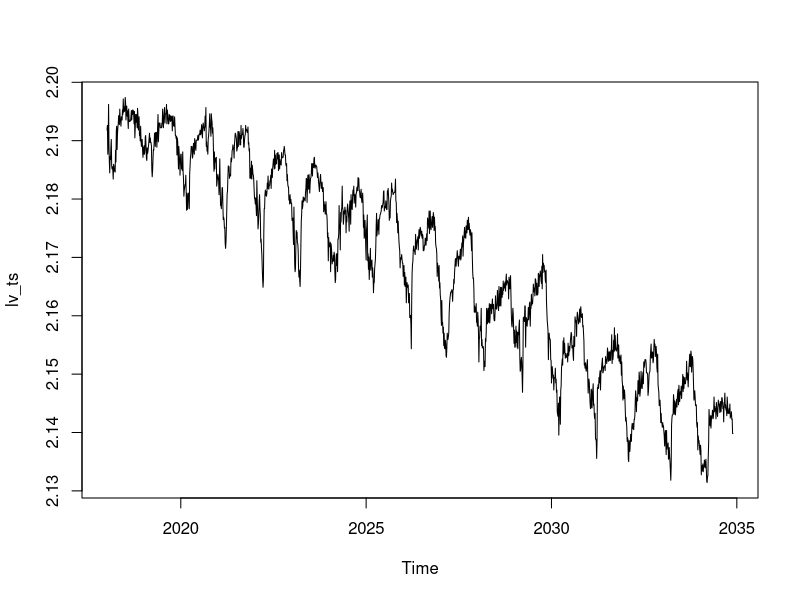
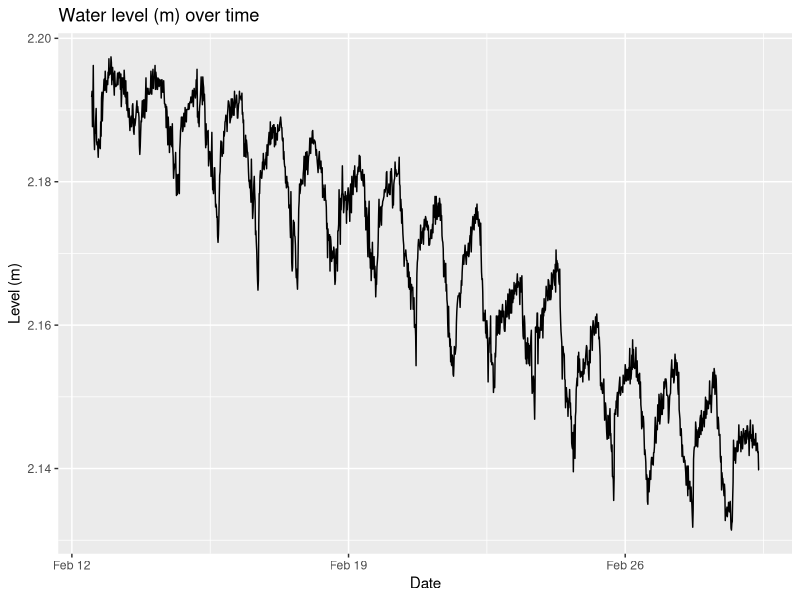
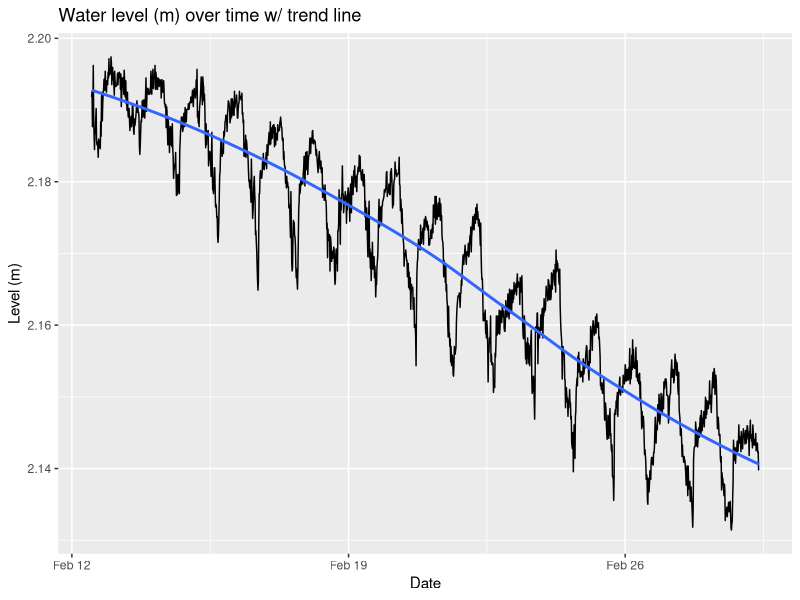
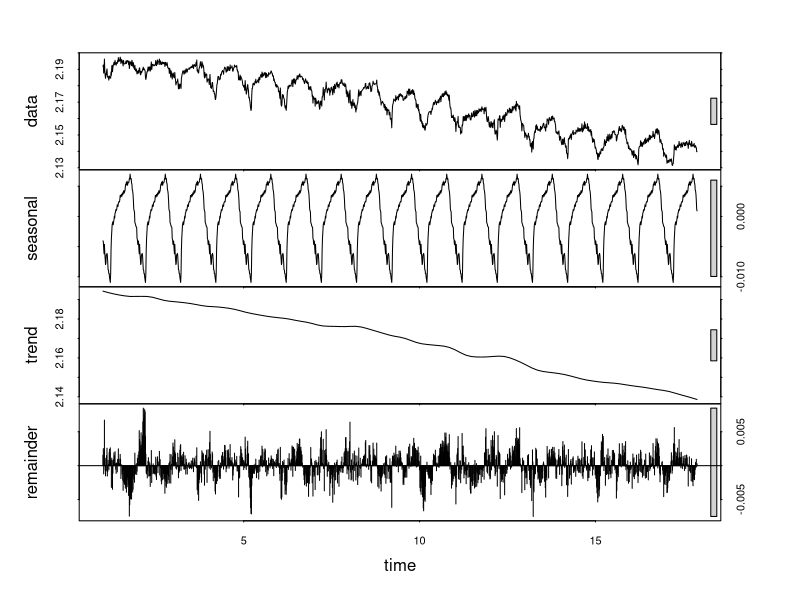
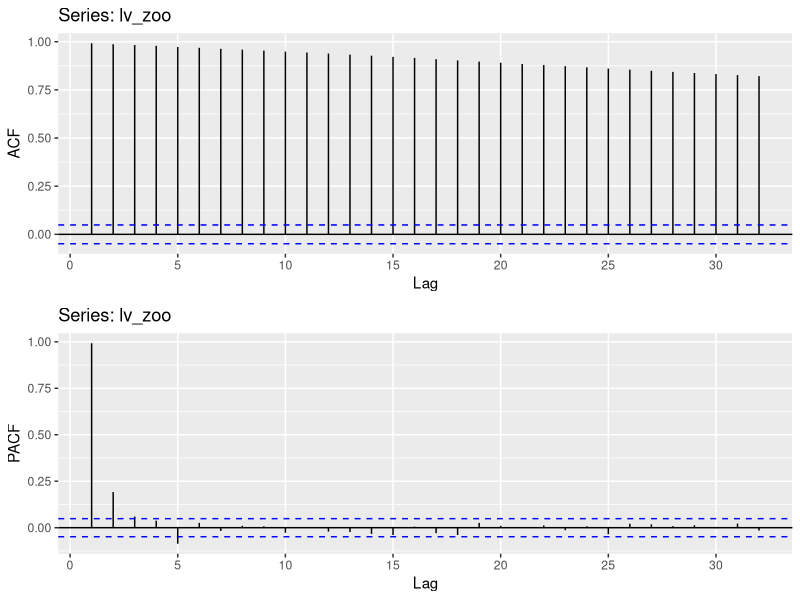
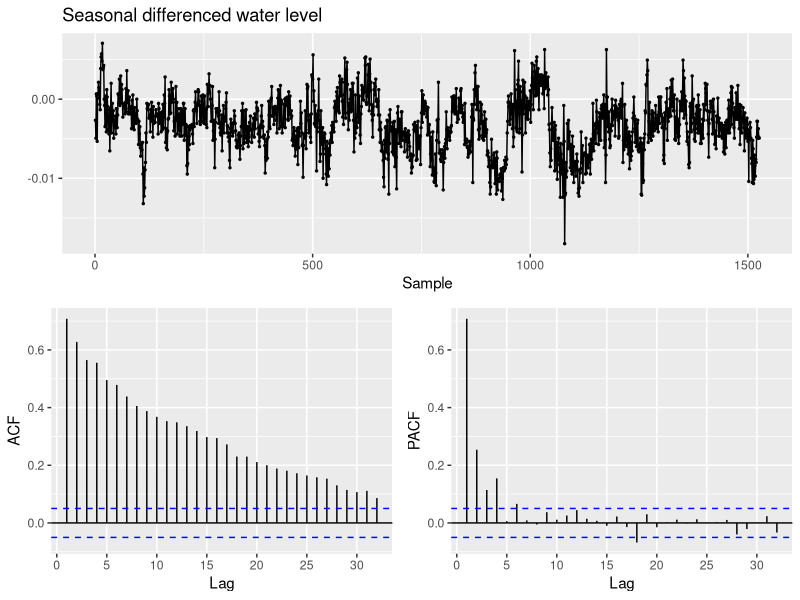
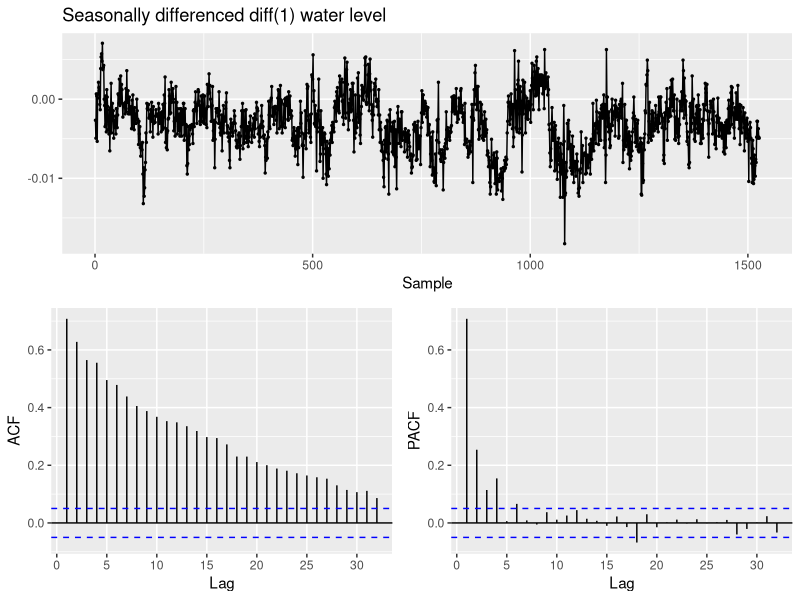
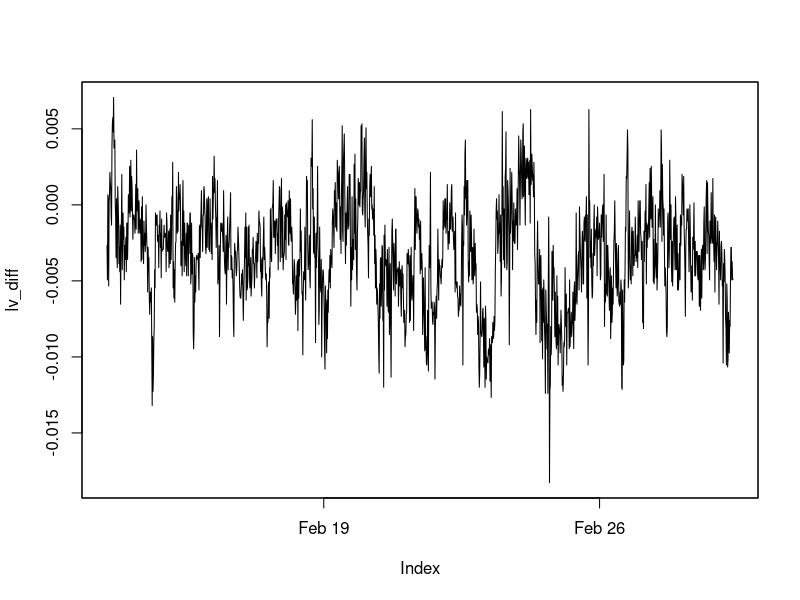

Write the R code that produced these figures, in order. (Note: this script raises an error after producing the figures.)
## ---- chunk 1
knitr::opts_chunk$set(echo = TRUE)
## ---- chunk 2
library(tidyverse)
library(gridExtra)
library(here)
library(zoo)
library(tseries)
library(forecast)
## ---- chunk 3
here()
lv <- read_csv('180301 Level Data copy.csv')

lv$date_time <- as.POSIXct(lv$date_time, format = '%m/%d/%y %H:%M')
## ---- chunk 4
lv_zoo <- zoo(lv$level_m, order.by = lv$date_time)

str(lv_zoo)
## ---- chunk 5
lv_ts <- ts(lv$level_m, start=c(2018, 02, 12), frequency=96)


head(lv_ts)

plot(lv_ts)

## ---- chunk 6
lv_df <- lv[c(2,5)]

cat('Absolute difference in water level over the period of', as.character(start(lv_zoo)), 'and', as.character(end(lv_zoo)), 'in meters:', max(lv_df$level_m) - min(lv_df$level_m))
## ---- chunk 7
ggplot(lv_df, aes(date_time, level_m)) +
    geom_line() +
    xlab('Date') +
    ylab('Level (m)') + 
    ggtitle('Water level (m) over time')
## ---- chunk 8
ggplot(lv_df, aes(date_time, level_m)) +
    geom_line() +
    geom_smooth(method = 'loess', se = FALSE) +
    xlab('Date') +
    ylab('Level (m)') + 
    ggtitle('Water level (m) over time w/ trend line')
## ---- chunk 9
ts <- ts(lv_df$level_m, frequency = 96)

decomp_ts <- stl(ts, s.window='period')
plot(decomp_ts)
## ---- chunk 10
grid.arrange(ggAcf(lv_zoo), ggPacf(lv_zoo), nrow=2)
## ---- chunk 11
lv_zoo %>%
    diff(lag=96) %>%
    ggtsdisplay(xlab='Sample',
                main='Seasonal differenced water level')
## ---- chunk 12
lv_diff <- lv_zoo %>%
    diff(lag=96)

ggtsdisplay(lv_diff, xlab='Sample',
                main='Seasonally differenced diff(1) water level')
## ---- chunk 13
plot(lv_diff, type='l')
ggAcf(lv_diff, lag.max = 200)
ggPacf(lv_diff)
## ---- chunk 14
model_diff <- auto.arima(lv_diff, approximation=FALSE, trace=FALSE)
summary(model_diff)
## ---- chunk 15
checkresiduals(model_diff)

forecast(model_diff, h=50)
## ---- chunk 16
lv_zoo %>%
    Arima(order=c(2,1,3), seasonal=c(0,1,0)) %>%
    forecast(h=500) %>%
    autoplot()
## ---- chunk 17
lv_ts %>%
    Arima(order=c(2,1,3), seasonal=c(0,1,2)) %>%
    forecast(h=100) %>%
    autoplot()
## ---- chunk 18
auto.arima(lv_ts, approximation=FALSE, trace=FALSE)
    
## ---- chunk 19
Box.test(lv_diff, lag=10, type='Ljung-Box')
